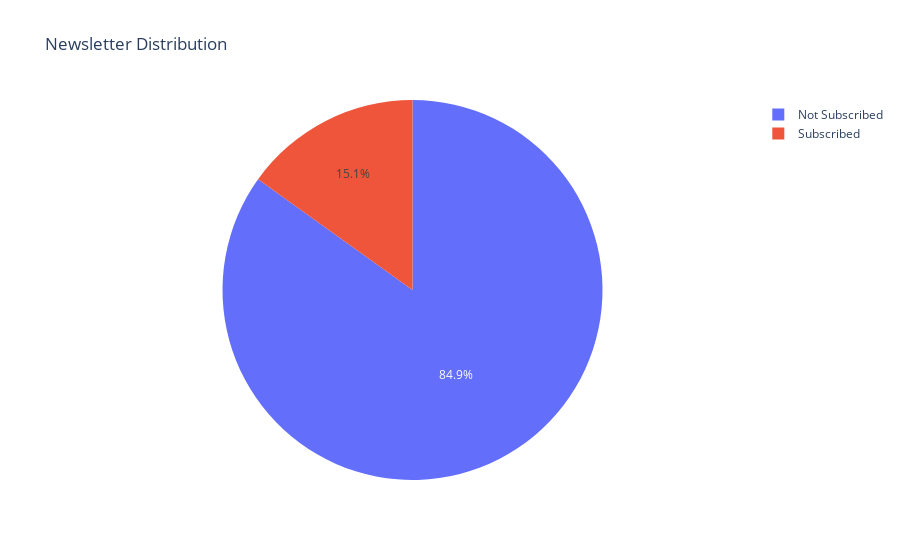

The code cell stored with this chart in its notebook:
### Code cell
fig = px.pie(df7, values='newsletter_count', names='Newsletter', title='Newsletter Distribution')
fig.show()

### Figure 1 — Plotly figure (JSON) as saved in the notebook; plotly's stock layout.template omitted (floating-point values rounded to 4 significant figures)
{"data": [{"domain": {"x": [0, 1], "y": [0, 1]}, "hovertemplate": "Newsletter=%{label}<br>newsletter_count=%{value}<extra></extra>", "labels": ["Not Subscribed", "Subscribed"], "legendgroup": "", "name": "", "showlegend": true, "type": "pie", "values": [55859, 9937]}], "layout": {"legend": {"tracegroupgap": 0}, "title": {"text": "Newsletter Distribution"}}}
